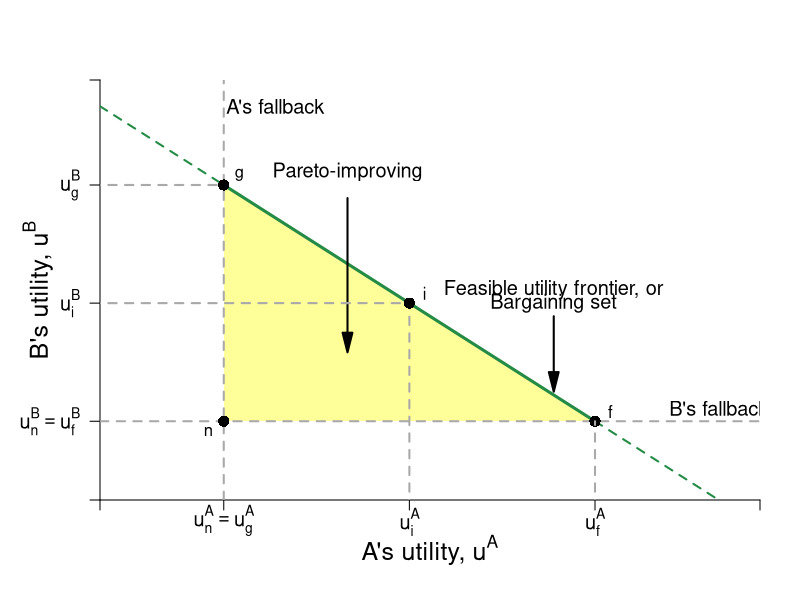

Generate this figure with R:
require(shape)
pdf(file = "coordination_failures/upf_bargaining.pdf", width = 9, height = 7)

#Set parameters for graphics
axislabelsize <- 1.5
labelsize <- 1.2
graphlinewidth <- 3
segmentlinewidth <- 2

COL <- c("#7fc97f", "#beaed4", "#fdc086", "#ffff99", "#386cb0", "#f0027f", "#bf5b17", "#666666")
COLA <- c("#e0f3db", "#99d8c9","#66c2a4","#41ae76", "#238b45", "#005824")
COLB <- c("#c6dbef", "#4eb3d3", "#2b8cbe", "#0868ac","#084081")
COLC <- c("#fcfbfd", "#efedf5", "#dadaeb", "#bcbddc", "#9e9ac8", "#807dba", "#6a51a3", "#54278f", "#3f007d")

par(mar =  c(5, 5, 4, 2))
xlims <- c(40, 72)
ylims <- c(40, 72)

upf <- function(uA, intercept = 110, slope = 1){
  intercept - slope*uA
}


#Plot command 
plot(40, 40, xlim = xlims, ylim = ylims, 
     type = "n",
     xlab = expression(paste("")),
     ylab = expression(paste("")), 
     axes = FALSE,
     # xlab = expression(paste("Bob's Payoff, ", u^B)),
     # ylab = expression(paste("Alfredo's Payoff, ", u^A)),
     #xaxt = "n", 
     #yaxt = "n", 
     cex.lab = axislabelsize, 
     bty = "n", 
     xaxs="i", 
     yaxs="i"
)


#Customize ticks and labels for the plot
# ticksy <- seq(ylims[1], ylims[2], 5)
# ylabels <- seq(ylims[1], ylims[2], 5)
# ticksx <- seq(xlims[1], xlims[2], 5)
# xlabels <- seq(xlims[1], xlims[2], 5)
ticksy <- c(40, 46, 55, 64, ylims[2])
ylabels <- c(NA, expression(paste(u[n]^B==u[f]^B)), expression(paste(u[i]^B)), expression(paste(u[g]^B)), NA)
ticksx <- c(40, 46, 55, 64, ylims[2])
xlabels <- c(NA, expression(paste(u[n]^A==u[g]^A)), expression(paste(u[i]^A)), expression(paste(u[f]^A)), NA)
axis(1, at = ticksx, pos = 40, labels = xlabels, cex.axis = labelsize)
axis(2, at = ticksy, pos = 40, labels = ylabels, las = 1, cex.axis = labelsize)
mtext(expression(paste("A's utility, ", u^A)), side=1, line = 2.5, cex = axislabelsize)
text(xlims[1] - 3, ylims[2] - 0.5*(ylims[2] - ylims[1]), expression(paste("B's utility, ", u^B)), xpd = TRUE, cex = axislabelsize, srt = 90) 


#Rent polygon
xrent <- c(46, 64, 46, 46)
yrent <- c(46, 46, 64, 46)
polygon(xrent, yrent, col=COL[4], density=NULL, border = NA)

npts <- 500 
xx1 <- seq(xlims[1], 46, length.out = npts)
xx2 <- seq(46, 64, length.out = npts)
xx3 <- seq(64, xlims[2], length.out = npts)
lines(xx1, upf(xx1), col = COLA[5], lwd = segmentlinewidth, lty = 2)
lines(xx2, upf(xx2), col = COLA[5], lwd = graphlinewidth)
lines(xx3, upf(xx3), col = COLA[5], lwd = segmentlinewidth, lty = 2)



#Lines for the coordinates of the Nash equilbrium


text(52, 65, expression(paste("Pareto-improving")), cex = labelsize)
text(52, 64, expression(paste("")), cex = labelsize)
Arrows(52, 63, 52, 52, col = "black", lty = 1, lwd = 2, arr.type = "triangle")


text(62, 56, expression(paste("Feasible utility frontier, or")), cex = labelsize)
text(62, 55, expression(paste("Bargaining set")), cex = labelsize)
Arrows(62, 54, 62, 49, col = "black", lty = 1, lwd = 2, arr.type = "triangle")

#Lines for Fallback positions
segments(40, 46, xlims[2], 46, lty = 2, col = "darkgrey", lwd = segmentlinewidth)
text(48.5, 70, expression(paste("A's fallback")), cex = labelsize)
segments(46, 40, 46, ylims[2], lty = 2, col = "darkgrey", lwd = segmentlinewidth)
text(70, 47, expression(paste("B's fallback")), cex = labelsize)

#Add points a, b, c and c

# points(72, 72, pch = 16, col = "black", cex = 1.5)
# text(72.5, 72.5, expression(paste("a")))


points(64, 46, pch = 16, col = "black", cex = 1.5)
text(64.75, 46.75, expression(paste("f")))

segments(0, 55, 55, 55, lty = 2, col = "darkgrey", lwd = segmentlinewidth)
segments(55, 0, 55, 55, lty = 2, col = "darkgrey", lwd = segmentlinewidth)
points(55, 55, pch = 16, col = "black", cex = 1.5)
text(55.75, 55.75, expression(paste("i")))

segments(0, 64, 46, 64, lty = 2, col = "darkgrey", lwd = segmentlinewidth)
points(46, 64, pch = 16, col = "black", cex = 1.5)
text(46.75, 64.75, expression(paste("g")))

segments(64, 0, 64, 46, lty = 2, col = "darkgrey", lwd = segmentlinewidth)
points(46, 46, pch = 16, col = "black", cex = 1.5)
text(45.25, 45.25, expression(paste("n")))

# points(3.5, 2, pch = 16, col = "black", cex = 1.5)
# text(3.6, 2.1, expression(paste("f")))
# points(2, 3.5, pch = 16, col = "black", cex = 1.5)
# text(2.1, 3.6, expression(paste("e")))
#text(49, 47, expression(paste("Nash equilibrium")))


# points(77, 73, pch = 16, col = "black", cex = 1.5)
# text(77.5, 73.5, expression(paste("q")))
# 
# points(73, 77, pch = 16, col = "black", cex = 1.5)
# text(73.5, 77.5, expression(paste("p")))

# points(62, 84.5, pch = 16, col = "black", cex = 1.5)
# points(84.5, 62, pch = 16, col = "black", cex = 1.5)
# points(38, 98, pch = 16, col = "black", cex = 1.5)
# points(98, 38, pch = 16, col = "black", cex = 1.5)
# points(91.125, 51.75, pch = 16, col = "black", cex = 1.5)
# points(51.75, 91.125, pch = 16, col = "black", cex = 1.5)
# points(20.75, 105.25, pch = 16, col = "black", cex = 1.5)
# points(105.25, 20.75, pch = 16, col = "black", cex = 1.5)
# points(0, 112.5, pch = 16, col = "black", cex = 1.5)
# points(112.5, 0, pch = 16, col = "black", cex = 1.5)


#Label utility possibilities frontier
# text(3.8, 2.6, expression(paste("Utility Possibilities")))
# text(3.8, 2.35, expression(paste("Frontier (upf)")))

#Arrows and economic rent label
# Arrows(2.7, 3.7, 2.7, 2.7, col = "black", lty = 1, lwd = 2, arr.type = "triangle")
# text(2.8, 3.8,  expression(paste("Economic Rent")))

dev.off()
